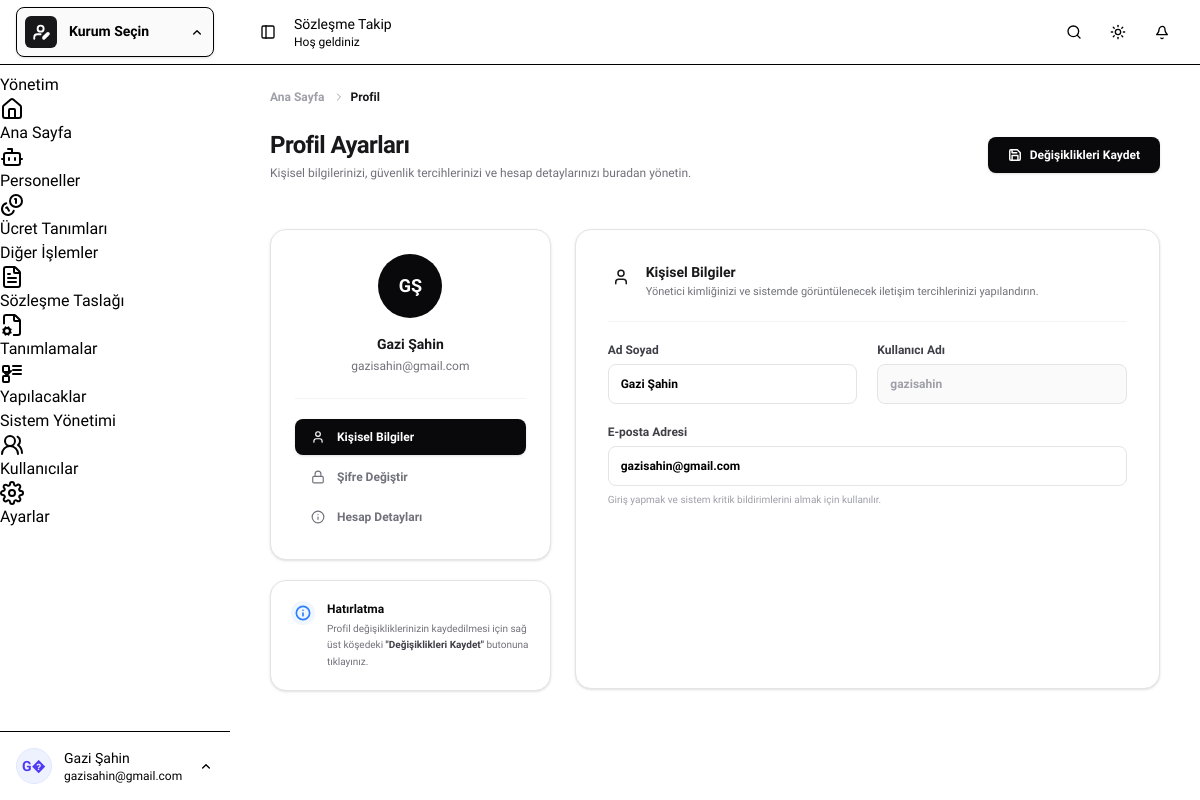
Screenshot of /profil (signed in) with the database file from the repository.
### tables this page shows
CREATE TABLE IF NOT EXISTS `users` (
  `id` bigint(20) unsigned NOT NULL AUTO_INCREMENT,
  `name` varchar(255) NOT NULL,
  `email` varchar(255) NOT NULL,
  `email_verified_at` timestamp NULL DEFAULT NULL,
  `password` varchar(255) NOT NULL,
  `role` enum('user','admin','superadmin') DEFAULT 'user',
  `tenant_id` bigint(20) unsigned DEFAULT NULL,
  `remember_token` varchar(100) DEFAULT NULL,
  `created_at` timestamp NULL DEFAULT NULL,
  `updated_at` timestamp NULL DEFAULT NULL,
  `is_onboarded` tinyint(1) DEFAULT 0,
  `trial_ends_at` date DEFAULT NULL,
  `created_by` bigint(20) unsigned DEFAULT NULL,
  PRIMARY KEY (`id`),
  UNIQUE KEY `users_email_tenant_unique` (`email`,`tenant_id`)
);

### app/controllers/ProfileController.php (called while the page is built, shortened)
<?php
class ProfileController extends Controller {
    private $userModel;
    public function __construct() {
        $this->userModel = new User();
    }
    public function index() {
        global $db;
        $user = $this->userModel->find($_SESSION['user_id']);
        $stmt = $db->prepare("SELECT s.*, sp.name as plan_name, sp.price as plan_price, sp.features as plan_features
                              FROM subscriptions s
                              JOIN subscription_plans sp ON s.plan_id = sp.id
                              WHERE s.user_id = ? OR s.tenant_id = ?
                              ORDER BY s.id DESC LIMIT 1");
        $stmt->execute([$user['id'], $user['tenant_id'] ?? null]);
        $subscription = $stmt->fetch();
        $plansStmt = $db->query("SELECT * FROM subscription_plans WHERE is_active = 1");
        $plans = $plansStmt->fetchAll();
        $historyQuery = "SELECT s.*, sp.name as plan_name, u.name as user_name
                         FROM subscriptions s
                         JOIN subscription_plans sp ON s.plan_id = sp.id
                         LEFT JOIN users u ON s.user_id = u.id";
        if ($user['role'] !== 'superadmin') {
            $historyQuery .= " WHERE s.tenant_id = " . (int)$user['tenant_id'];
        }
        $historyQuery .= " ORDER BY s.created_at DESC";
        $history = $db->query($historyQuery)->fetchAll();
        return [
            'pageTitle' => 'Profil',
            'pageSubtitle' => 'Hesap bilgilerinizi yönetin',
            'user' => $user,
            'subscription' => $subscription,
            'plans' => $plans,
            'history' => $history
        ];
    }
}

### bootstrap.php (called while the page is built, shortened)
<?php
spl_autoload_register(function ($class_name) {
    $dirs = [
        'app/core/',
        'app/models/',
        'app/controllers/',
        'app/Service/'
    ];
    foreach ($dirs as $dir) {
        $file = __DIR__ . '/' . $dir . $class_name . '.php';
        if (file_exists($file)) {
            return;
        }
    }
});

### app/core/Model.php (called while the page is built, shortened)
<?php
class Model {
    protected $db;
    protected $table;
    protected $primaryKey = 'id';
    public function __construct() {
        global $db;
        $this->db = $db;
    }
    public function find($id) {
        $stmt = $this->db->prepare("SELECT * FROM {$this->table} WHERE `{$this->primaryKey}` = ?");
        $stmt->execute([$id]);
        return $stmt->fetch();
    }
}

### app/pages/profile.php (the view, shortened to what this page needs)
<?php
$pageTitle = "Profil Ayarları";
$pageSubtitle = "Kişisel bilgilerinizi, güvenlik tercihlerinizi ve hesap detaylarınızı buradan yönetin.";
if (!function_exists('getVal')) {
    function getVal($key, $user) {
        return htmlspecialchars($user[$key] ?? '', ENT_QUOTES, 'UTF-8');
    }
}
$nameParts = explode(' ', trim($user['name'] ?? ''));
$initials = '';
if (count($nameParts) >= 2) {
    $initials = mb_substr($nameParts[0], 0, 1, 'UTF-8') . mb_substr(end($nameParts), 0, 1, 'UTF-8');
} else if (count($nameParts) === 1 && !empty($nameParts[0])) {
    $initials = mb_substr($nameParts[0], 0, 2, 'UTF-8');
} else {
    $initials = 'U';
}
$initials = mb_strtoupper($initials, 'UTF-8');
?>
<div class="flex flex-col gap-6 max-w-6xl mx-auto px-2 md:px-4">
  <nav class="flex text-xs text-zinc-400 dark:text-zinc-500 font-semibold select-none" aria-label="Breadcrumb">
    <ol class="inline-flex items-center space-x-1.5 md:space-x-2">
      <li>
        <a href="<?php echo routeUrl('/'); ?>" class="hover:text-zinc-900 dark:hover:text-zinc-100 transition-colors">Ana Sayfa</a>
      </li>
      <li class="flex items-center gap-1.5">
        <svg xmlns="http://www.w3.org/2000/svg" width="12" height="12" viewBox="0 0 24 24" fill="none" stroke="currentColor" stroke-width="2" stroke-linecap="round" stroke-linejoin="round" class="text-zinc-400"><path d="m9 18 6-6-6-6"/></svg>
        <span class="text-zinc-900 dark:text-zinc-100 font-bold">Profil</span>
      </li>
    </ol>
  </nav>
  <div class="flex flex-col md:flex-row md:items-center justify-between gap-4 pb-4">
    <div class="space-y-1">
      <h1 class="text-2xl font-bold tracking-tight text-zinc-900 dark:text-zinc-50"><?php echo $pageTitle; ?></h1>
      <p class="text-xs text-zinc-500 dark:text-zinc-400 font-normal"><?php echo $pageSubtitle; ?></p>
    </div>
    <div class="shrink-0 flex">
      <button type="button" onclick="submitActiveForm()" id="btn-global-save" class="inline-flex items-center justify-center gap-2 px-5 py-2.5 bg-zinc-950 hover:bg-zinc-900 text-white rounded-lg text-xs font-bold transition-all shadow-sm active:scale-[0.98] cursor-pointer select-none">
        Değişiklikleri Kaydet
      </button>
    </div>
  </div>
  <div class="grid grid-cols-1 lg:grid-cols-12 gap-6 items-start mt-2">
    <div class="lg:col-span-4 flex flex-col gap-5">
      <div class="bg-white dark:bg-zinc-900 border border-zinc-200 dark:border-zinc-800 rounded-2xl p-6 shadow-sm flex flex-col items-center">
        <div class="flex items-center justify-center w-16 h-16 rounded-full bg-zinc-950 dark:bg-zinc-100 text-white dark:text-zinc-900 font-black text-lg select-none">
          <?php echo $initials; ?>
        </div>
        <h3 class="text-sm font-bold text-zinc-900 dark:text-zinc-50 mt-4 text-center">
          <?php echo getVal('name', $user); ?>
        </h3>
        <p class="text-xs text-zinc-500 dark:text-zinc-400 mt-1 text-center font-medium">
          <?php echo getVal('email', $user); ?>
        </p>
        <div class="w-full border-t border-zinc-100 dark:border-zinc-800/80 mt-6 pt-5 flex flex-col gap-1">
          <button onclick="switchProfileTab('personal')" class="tab-btn w-full flex items-center gap-3 px-4 py-2.5 rounded-lg text-xs font-semibold transition-all duration-200 cursor-pointer" id="tab-btn-personal" data-tab="personal">
            <svg xmlns="http://www.w3.org/2000/svg" width="14" height="14" viewBox="0 0 24 24" fill="none" stroke="currentColor" stroke-width="2" stroke-linecap="round" stroke-linejoin="round" class="shrink-0"><path d="M19 21v-2a4 4 0 0 0-4-4H9a4 4 0 0 0-4 4v2"/><circle cx="12" cy="7" r="4"/></svg>
            Kişisel Bilgiler
          </button>
          <button onclick="switchProfileTab('security')" class="tab-btn w-full flex items-center gap-3 px-4 py-2.5 rounded-lg text-xs font-semibold transition-all duration-200 cursor-pointer" id="tab-btn-security" data-tab="security">
            <svg xmlns="http://www.w3.org/2000/svg" width="14" height="14" viewBox="0 0 24 24" fill="none" stroke="currentColor" stroke-width="2" stroke-linecap="round" stroke-linejoin="round" class="shrink-0"><rect width="18" height="11" x="3" y="11" rx="2" ry="2"/><path d="M7 11V7a5 5 0 0 1 10 0v4"/></svg>
            Şifre Değiştir
          </button>
          <?php if ($user['role'] === 'admin' || $user['role'] === 'superadmin'): ?>
          <button onclick="switchProfileTab('subscription')" class="tab-btn w-full flex items-center gap-3 px-4 py-2.5 rounded-lg text-xs font-semibold transition-all duration-200 cursor-pointer" id="tab-btn-subscription" data-tab="subscription">
            <svg xmlns="http://www.w3.org/2000/svg" width="14" height="14" viewBox="0 0 24 24" fill="none" stroke="currentColor" stroke-width="2" stroke-linecap="round" stroke-linejoin="round" class="shrink-0"><circle cx="12" cy="12" r="10"/><path d="M12 16v-4"/><path d="M12 8h.01"/></svg>
            Hesap Detayları
          </button>
          <?php endif; ?>
        </div>
      </div>
      <div class="bg-white dark:bg-zinc-900 border border-zinc-200 dark:border-zinc-800 rounded-2xl p-5 shadow-sm flex items-start gap-3 select-none">
        <div class="p-1 bg-blue-50 dark:bg-blue-950/40 rounded-full text-blue-500 shrink-0">
          <svg xmlns="http://www.w3.org/2000/svg" width="16" height="16" viewBox="0 0 24 24" fill="none" stroke="currentColor" stroke-width="2.5" stroke-linecap="round" stroke-linejoin="round"><circle cx="12" cy="12" r="10"/><path d="M12 16v-4"/><path d="M12 8h.01"/></svg>
        </div>
        <div class="space-y-1">
          <h4 class="text-xs font-bold text-zinc-950 dark:text-zinc-50">Hatırlatma</h4>
          <p class="text-[10px] text-zinc-500 dark:text-zinc-400 font-medium leading-relaxed">
            Profil değişikliklerinizin kaydedilmesi için sağ üst köşedeki <strong class="font-bold text-zinc-700 dark:text-zinc-300">"Değişiklikleri Kaydet"</strong> butonuna tıklayınız.
          </p>
        </div>
      </div>
    </div>
    <div class="lg:col-span-8">
      <div class="bg-white dark:bg-zinc-900 border border-zinc-200 dark:border-zinc-800 rounded-2xl p-6 md:p-8 shadow-sm min-h-[460px]">
        <div id="profile-tab-personal" class="profile-tab-content">
          <div class="flex items-start gap-3">
            <div class="p-1 text-zinc-900 dark:text-zinc-100 shrink-0 mt-0.5">
              <svg xmlns="http://www.w3.org/2000/svg" width="18" height="18" viewBox="0 0 24 24" fill="none" stroke="currentColor" stroke-width="2" stroke-linecap="round" stroke-linejoin="round"><path d="M19 21v-2a4 4 0 0 0-4-4H9a4 4 0 0 0-4 4v2"/><circle cx="12" cy="7" r="4"/></svg>
            </div>
            <div>
              <h3 class="text-sm font-bold text-zinc-900 dark:text-zinc-50">Kişisel Bilgiler</h3>
              <p class="text-[11px] text-zinc-500 dark:text-zinc-400 mt-0.5 font-normal">Yönetici kimliğinizi ve sistemde görüntülenecek iletişim tercihlerinizi yapılandırın.</p>
            </div>
          </div>
          <hr class="border-zinc-100 dark:border-zinc-800/80 my-5">
          <form id="form-profile" class="space-y-5">
            <div class="grid grid-cols-1 md:grid-cols-2 gap-5">
              <div class="flex flex-col gap-1.5">
                <label for="name" class="text-xs font-semibold text-zinc-700 dark:text-zinc-300">Ad Soyad</label>
                <input type="text" id="name" name="name" value="<?php echo getVal('name', $user); ?>" placeholder="Ad Soyad" required class="w-full h-10 px-3 rounded-lg border border-zinc-200 dark:border-zinc-850 bg-white dark:bg-zinc-950 focus:border-zinc-950 focus:ring-2 focus:ring-zinc-950/5 transition-all text-xs font-semibold outline-none">
              </div>
              <div class="flex flex-col gap-1.5">
                <label for="username_display" class="text-xs font-semibold text-zinc-700 dark:text-zinc-300">Kullanıcı Adı</label>
                <input type="text" id="username_display" value="<?php echo explode('@', getVal('email', $user))[0]; ?>" readonly class="w-full h-10 px-3 rounded-lg border border-zinc-200 dark:border-zinc-850 bg-zinc-50 dark:bg-zinc-900 cursor-not-allowed text-zinc-400 text-xs font-semibold outline-none select-none" tabindex="-1">
              </div>
            </div>
            <div class="flex flex-col gap-1.5">
              <label for="email" class="text-xs font-semibold text-zinc-700 dark:text-zinc-300">E-posta Adresi</label>
              <input type="email" id="email" name="email" value="<?php echo getVal('email', $user); ?>" placeholder="E-posta" required class="w-full h-10 px-3 rounded-lg border border-zinc-200 dark:border-zinc-850 bg-white dark:bg-zinc-950 focus:border-zinc-950 focus:ring-2 focus:ring-zinc-955/5 transition-all text-xs font-semibold outline-none">
              <span class="text-[10px] text-zinc-400 dark:text-zinc-500 font-medium">Giriş yapmak ve sistem kritik bildirimlerini almak için kullanılır.</span>
            </div>
          </form>
        </div>
      </div>
    </div>
  </div>
</div>

### layouts/head.php (style rules this page uses)
* { font-family: 'Geist', sans-serif !important; }
@media (min-width: 48rem) { :root { --sidebar-width: 230px; } }
@media (min-width: 48rem) { body { overflow: hidden !important; } }

### rows the page displays
users: name "GŞ", name "Gazi Şahin", email "gazisahin@gmail.com", email "gazisahin"

### other values shown
$currentTenant['name'] "Kurum Seçin"
$userInitials "G�"
$currentUserName "Gazi Şahin"
$currentUserEmail "gazisahin@gmail.com"
$pageTitle "Sözleşme Takip"
$pageSubtitle "Hoş geldiniz"
$pageTitle "Profil Ayarları"
$pageSubtitle "Kişisel bilgilerinizi, güvenlik tercihlerinizi ve hesap detaylarınızı buradan yönetin."
